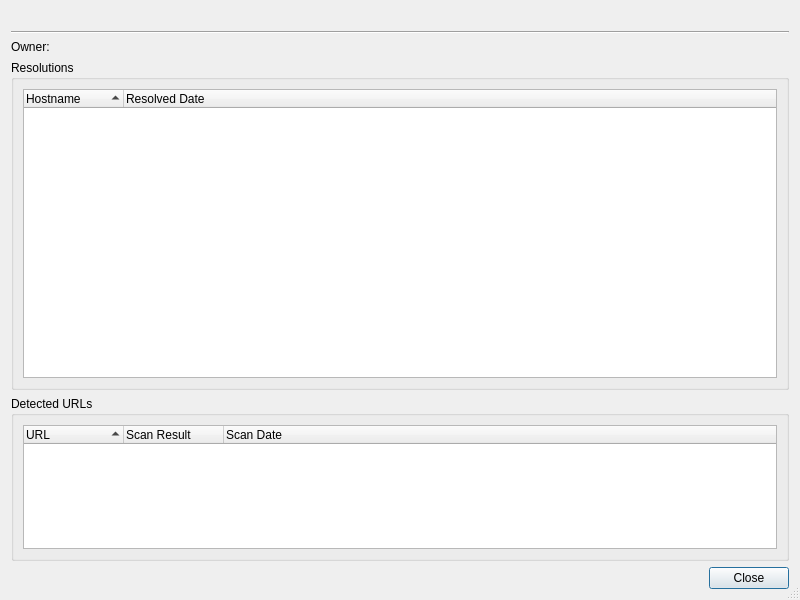
<?xml version="1.0" encoding="UTF-8"?>
<ui version="4.0">
 <class>VirusTotalIpReportDialog</class>
 <widget class="QDialog" name="VirusTotalIpReportDialog">
  <property name="geometry">
   <rect>
    <x>0</x>
    <y>0</y>
    <width>800</width>
    <height>600</height>
   </rect>
  </property>
  <property name="windowTitle">
   <string>IP Address Report</string>
  </property>
  <property name="sizeGripEnabled">
   <bool>true</bool>
  </property>
  <layout class="QVBoxLayout" name="verticalLayout">
   <item>
    <layout class="QHBoxLayout" name="horizontalLayout_4">
     <item>
      <widget class="QLabel" name="headerPixmap"/>
     </item>
     <item>
      <widget class="QLabel" name="headerLabel">
       <property name="sizePolicy">
        <sizepolicy hsizetype="Expanding" vsizetype="Preferred">
         <horstretch>0</horstretch>
         <verstretch>0</verstretch>
        </sizepolicy>
       </property>
      </widget>
     </item>
    </layout>
   </item>
   <item>
    <widget class="Line" name="line9_3">
     <property name="frameShape">
      <enum>QFrame::HLine</enum>
     </property>
     <property name="frameShadow">
      <enum>QFrame::Sunken</enum>
     </property>
     <property name="orientation">
      <enum>Qt::Horizontal</enum>
     </property>
    </widget>
   </item>
   <item>
    <layout class="QHBoxLayout" name="horizontalLayout">
     <item>
      <widget class="QLabel" name="label">
       <property name="text">
        <string>Owner:</string>
       </property>
      </widget>
     </item>
     <item>
      <widget class="QLabel" name="ownerLabel">
       <property name="sizePolicy">
        <sizepolicy hsizetype="Expanding" vsizetype="Preferred">
         <horstretch>0</horstretch>
         <verstretch>0</verstretch>
        </sizepolicy>
       </property>
       <property name="text">
        <string/>
       </property>
      </widget>
     </item>
    </layout>
   </item>
   <item>
    <widget class="QGroupBox" name="resolutionsGroup">
     <property name="sizePolicy">
      <sizepolicy hsizetype="Preferred" vsizetype="Preferred">
       <horstretch>0</horstretch>
       <verstretch>4</verstretch>
      </sizepolicy>
     </property>
     <property name="title">
      <string>Resolutions</string>
     </property>
     <layout class="QVBoxLayout" name="verticalLayout_2">
      <item>
       <widget class="QTreeWidget" name="resolutionsList">
        <property name="alternatingRowColors">
         <bool>true</bool>
        </property>
        <property name="rootIsDecorated">
         <bool>false</bool>
        </property>
        <property name="sortingEnabled">
         <bool>true</bool>
        </property>
        <property name="allColumnsShowFocus">
         <bool>true</bool>
        </property>
        <column>
         <property name="text">
          <string>Hostname</string>
         </property>
        </column>
        <column>
         <property name="text">
          <string>Resolved Date</string>
         </property>
        </column>
       </widget>
      </item>
     </layout>
    </widget>
   </item>
   <item>
    <widget class="QGroupBox" name="detectedUrlsGroup">
     <property name="sizePolicy">
      <sizepolicy hsizetype="Preferred" vsizetype="Preferred">
       <horstretch>0</horstretch>
       <verstretch>2</verstretch>
      </sizepolicy>
     </property>
     <property name="title">
      <string>Detected URLs</string>
     </property>
     <layout class="QVBoxLayout" name="verticalLayout_3">
      <item>
       <widget class="QTreeWidget" name="urlsList">
        <property name="alternatingRowColors">
         <bool>true</bool>
        </property>
        <property name="rootIsDecorated">
         <bool>false</bool>
        </property>
        <property name="sortingEnabled">
         <bool>true</bool>
        </property>
        <property name="allColumnsShowFocus">
         <bool>true</bool>
        </property>
        <column>
         <property name="text">
          <string>URL</string>
         </property>
        </column>
        <column>
         <property name="text">
          <string>Scan Result</string>
         </property>
        </column>
        <column>
         <property name="text">
          <string>Scan Date</string>
         </property>
        </column>
       </widget>
      </item>
     </layout>
    </widget>
   </item>
   <item>
    <widget class="QDialogButtonBox" name="buttonBox">
     <property name="orientation">
      <enum>Qt::Horizontal</enum>
     </property>
     <property name="standardButtons">
      <set>QDialogButtonBox::Close</set>
     </property>
    </widget>
   </item>
  </layout>
 </widget>
 <resources/>
 <connections>
  <connection>
   <sender>buttonBox</sender>
   <signal>accepted()</signal>
   <receiver>VirusTotalIpReportDialog</receiver>
   <slot>accept()</slot>
   <hints>
    <hint type="sourcelabel">
     <x>248</x>
     <y>254</y>
    </hint>
    <hint type="destinationlabel">
     <x>157</x>
     <y>274</y>
    </hint>
   </hints>
  </connection>
  <connection>
   <sender>buttonBox</sender>
   <signal>rejected()</signal>
   <receiver>VirusTotalIpReportDialog</receiver>
   <slot>reject()</slot>
   <hints>
    <hint type="sourcelabel">
     <x>316</x>
     <y>260</y>
    </hint>
    <hint type="destinationlabel">
     <x>286</x>
     <y>274</y>
    </hint>
   </hints>
  </connection>
 </connections>
</ui>
